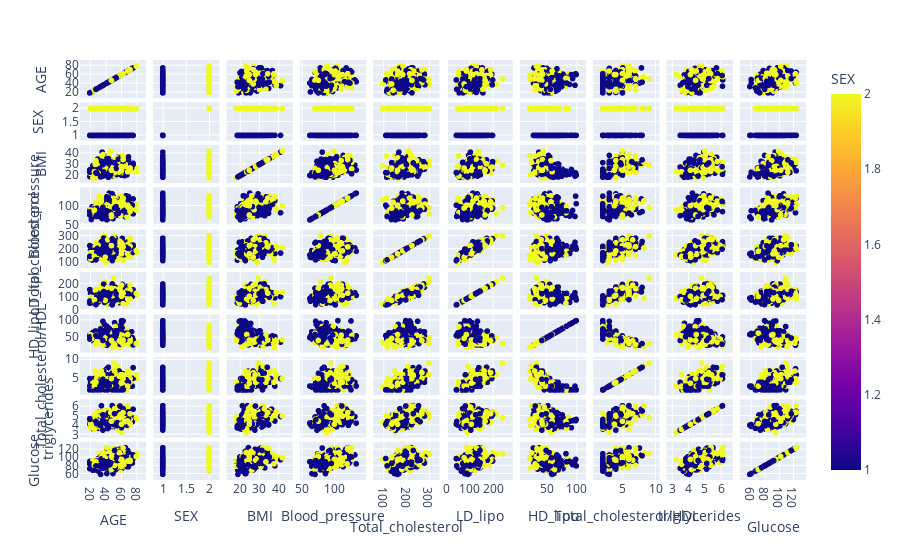

The cell this chart's notebook holds for it:
### Markdown cell above
&#9989; **(7 pt):** Create another scatter matrix plot like you did above, but now use different colors for the male and female data points.

### Code cell
## Put your code here

fig = px.scatter_matrix(data, color="SEX")
fig.show()

### Figure 1 — Plotly figure (JSON) as saved in the notebook; plotly's stock layout.template omitted (floating-point values rounded to 4 significant figures; data arrays with more than 128 entries replaced by an {"elided": "..."} marker saying what was removed)
{"data": [{"dimensions": [{"axis": {"matches": true}, "label": "AGE", "values": {"elided": "442 int values"}}, {"axis": {"matches": true}, "label": "SEX", "values": {"elided": "442 int values"}}, {"axis": {"matches": true}, "label": "BMI", "values": {"elided": "442 float values"}}, {"axis": {"matches": true}, "label": "Blood_pressure", "values": {"elided": "442 float values"}}, {"axis": {"matches": true}, "label": "Total_cholesterol", "values": {"elided": "442 int values"}}, {"axis": {"matches": true}, "label": "LD_lipo", "values": {"elided": "442 float values"}}, {"axis": {"matches": true}, "label": "HD_lipo", "values": {"elided": "442 float values"}}, {"axis": {"matches": true}, "label": "Total_cholesterol/HDL", "values": {"elided": "442 float values"}}, {"axis": {"matches": true}, "label": "triglycerides", "values": {"elided": "442 float values"}}, {"axis": {"matches": true}, "label": "Glucose", "values": {"elided": "442 int values"}}], "hovertemplate": "%{xaxis.title.text}=%{x}<br>%{yaxis.title.text}=%{y}<br>SEX=%{marker.color}<extra></extra>", "legendgroup": "", "marker": {"color": {"elided": "442 int values"}, "coloraxis": "coloraxis", "symbol": "circle"}, "name": "", "showlegend": false, "type": "splom"}], "layout": {"coloraxis": {"colorbar": {"title": {"text": "SEX"}}, "colorscale": [[0, "#0d0887"], [0.1111, "#46039f"], [0.2222, "#7201a8"], [0.3333, "#9c179e"], [0.4444, "#bd3786"], [0.5556, "#d8576b"], [0.6667, "#ed7953"], [0.7778, "#fb9f3a"], [0.8889, "#fdca26"], [1, "#f0f921"]]}, "dragmode": "select", "legend": {"tracegroupgap": 0}, "margin": {"t": 60}}}
